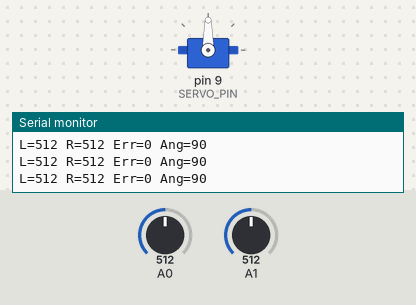
Simulated run of this sketch. Board: Arduino Uno, built with avr-gcc and run on an emulated ATmega328P. Parts: servo, the last lines printed to the serial monitor. Inputs (shaded band) come from the test bench; at power-on: A0 = 512, A1 = 512.

Above: at 3.2 s.
3.3 s: A0 set to 716
At 5.03 s:
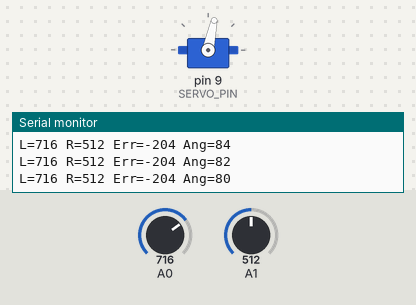
6.3 s: A1 set to 1023
9.3 s: A0 set to 1023
At 10.2 s:
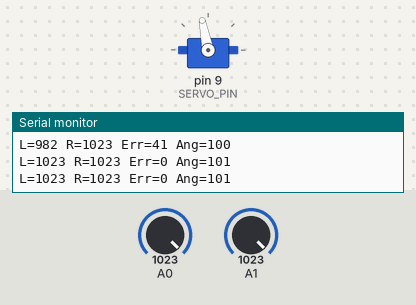
10.8 s: A0 set to 511
At 13.7 s:
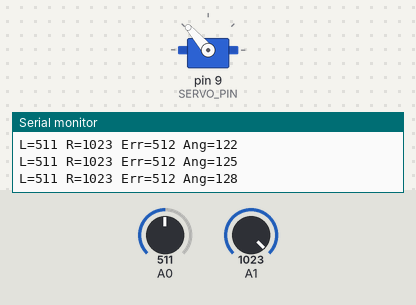
13.8 s: A1 set to 511
At 14.3 s:
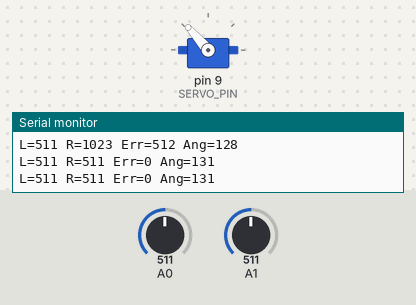
15.3 s: A1 set to 541
16.8 s: A1 set to 560
At 20.33 s:
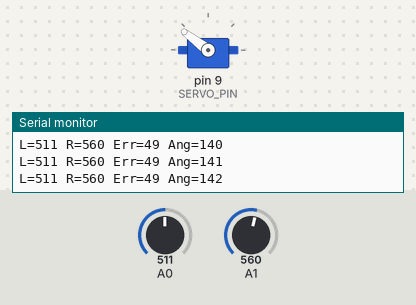
Timing chart, 0 to 27.0 s (numbered marks = the images above; inputs shaded):
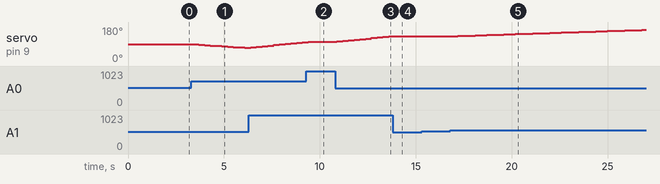

Measured:
- the behaviour switches between 550 and 551 on A1 (found by bisection; images 4 and 5)
- after the input at 3.3 s, servo on pin 9 (SERVO_PIN): moves from 90° to 70° over 2.7 s, starting after 0.09 s
- after the input at 9.3 s, servo on pin 9 (SERVO_PIN): goes on until 9.4 s, then stays 101°
- after the input at 10.8 s, servo on pin 9 (SERVO_PIN): moves from 101° to 131° over 2.7 s, starting after 0.09 s
- after the input at 13.8 s, servo on pin 9 (SERVO_PIN): stays 131° (without the input it goes to 134° after 0.09 s)
- after the input at 16.8 s, servo on pin 9 (SERVO_PIN): moves from 131° to 165° over 9.9 s, starting after 0.09 s

The sketch:

main.ino
```cpp
#include <Servo.h>

// ---------------- Pins ----------------
const int LDR_LEFT  = A0;   // LDR 1
const int LDR_RIGHT = A1;   // LDR 2
const int SERVO_PIN = 9;

// ---------------- Servo ----------------
Servo tracker;
int angle = 90;
int lastAngle = 90;

// ---------------- Limits ----------------
const int MIN_ANGLE = 5;
const int MAX_ANGLE = 175;

// ---------------- Control ----------------
int offset = 0;              // sensor bias
const int SMALL_ERR = 40;    // ignore tiny error (NO movement)
const int UPDATE_TIME = 300; // ms between decisions

unsigned long lastUpdate = 0;

// ---------------- LDR Filter ----------------
int readLDR(int pin) {
  long sum = 0;
  for (int i = 0; i < 15; i++) {
    sum += analogRead(pin);
    delay(3);
  }
  return sum / 15;
}

void setup() {
  tracker.attach(SERVO_PIN);
  tracker.write(angle);
  Serial.begin(9600);

  // -------- Auto calibration --------
  delay(2000); // keep both LDRs under same light
  int left  = readLDR(LDR_LEFT);
  int right = readLDR(LDR_RIGHT);
  offset = right - left;   // compensate LDR mismatch

  Serial.print("Offset = ");
  Serial.println(offset);
}

void loop() {

  if (millis() - lastUpdate < UPDATE_TIME) return;
  lastUpdate = millis();

  int left  = readLDR(LDR_LEFT);
  int right = readLDR(LDR_RIGHT);

  // -------- Error (DIRECTION CAN BE FLIPPED LATER) --------
  int error = (right - left) - offset;
  // If direction is wrong later, change to:
  // int error = (left - right) - offset;

  Serial.print("L=");
  Serial.print(left);
  Serial.print(" R=");
  Serial.print(right);
  Serial.print(" Err=");
  Serial.print(error);
  Serial.print(" Ang=");
  Serial.println(angle);

  // -------- Small error zone (NO shaking) --------
  if (abs(error) < SMALL_ERR) {
    tracker.detach();   // stop PWM → NO jitter
    return;
  }

  // ensure servo is active when movement is needed
  if (!tracker.attached()) {
    tracker.attach(SERVO_PIN);
  }

  // -------- Variable step (smooth & precise) --------
  int step;
  int absErr = abs(error);

  if (absErr > 300) step = 3;
  else if (absErr > 150) step = 2;
  else step = 1;

  if (error > 0 && angle < MAX_ANGLE) {
    angle += step;
  }
  else if (error < 0 && angle > MIN_ANGLE) {
    angle -= step;
  }

  angle = constrain(angle, MIN_ANGLE, MAX_ANGLE);

  // -------- Write ONLY if changed --------
  if (angle != lastAngle) {
    tracker.write(angle);
    lastAngle = angle;
  }
}
```
